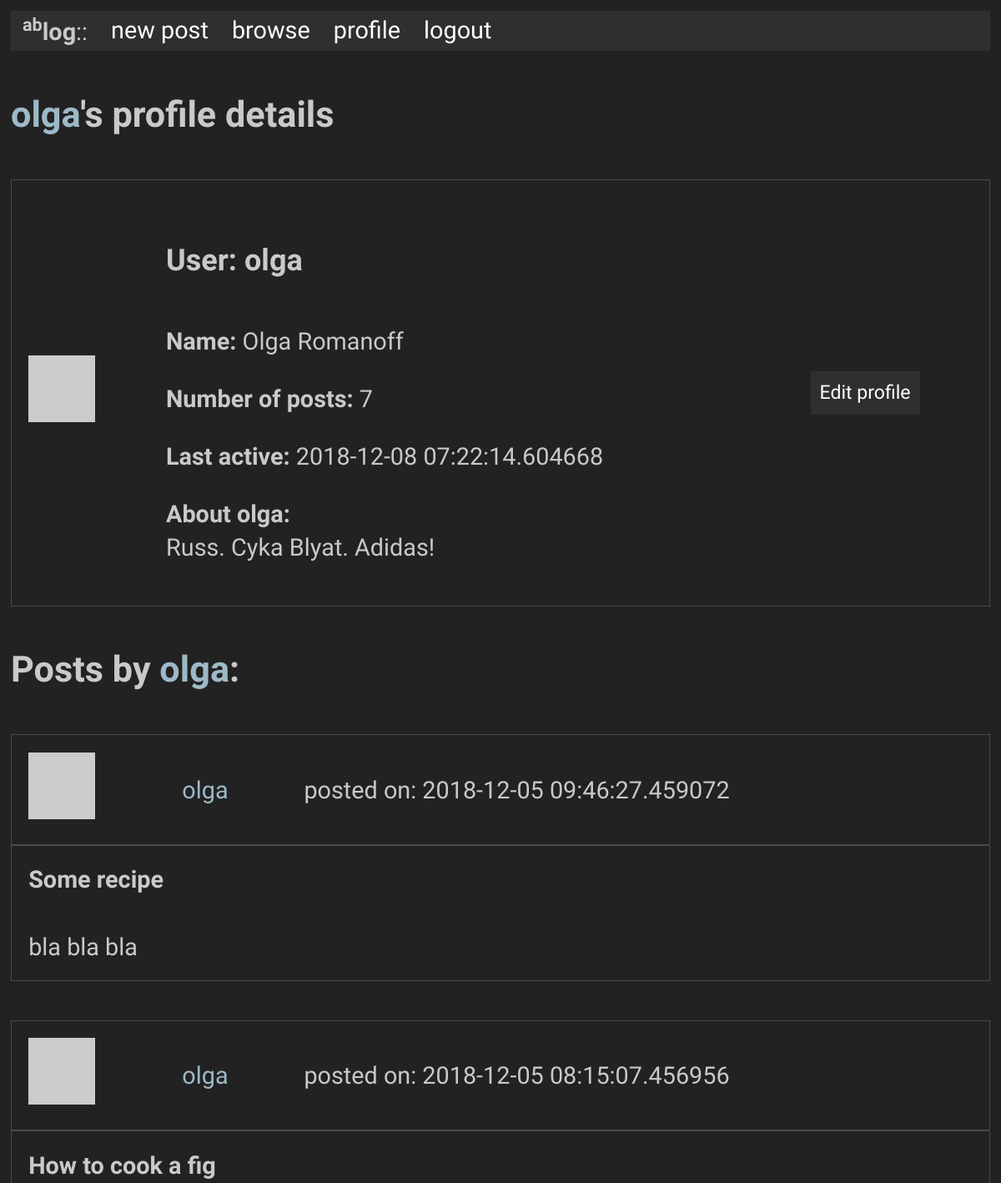
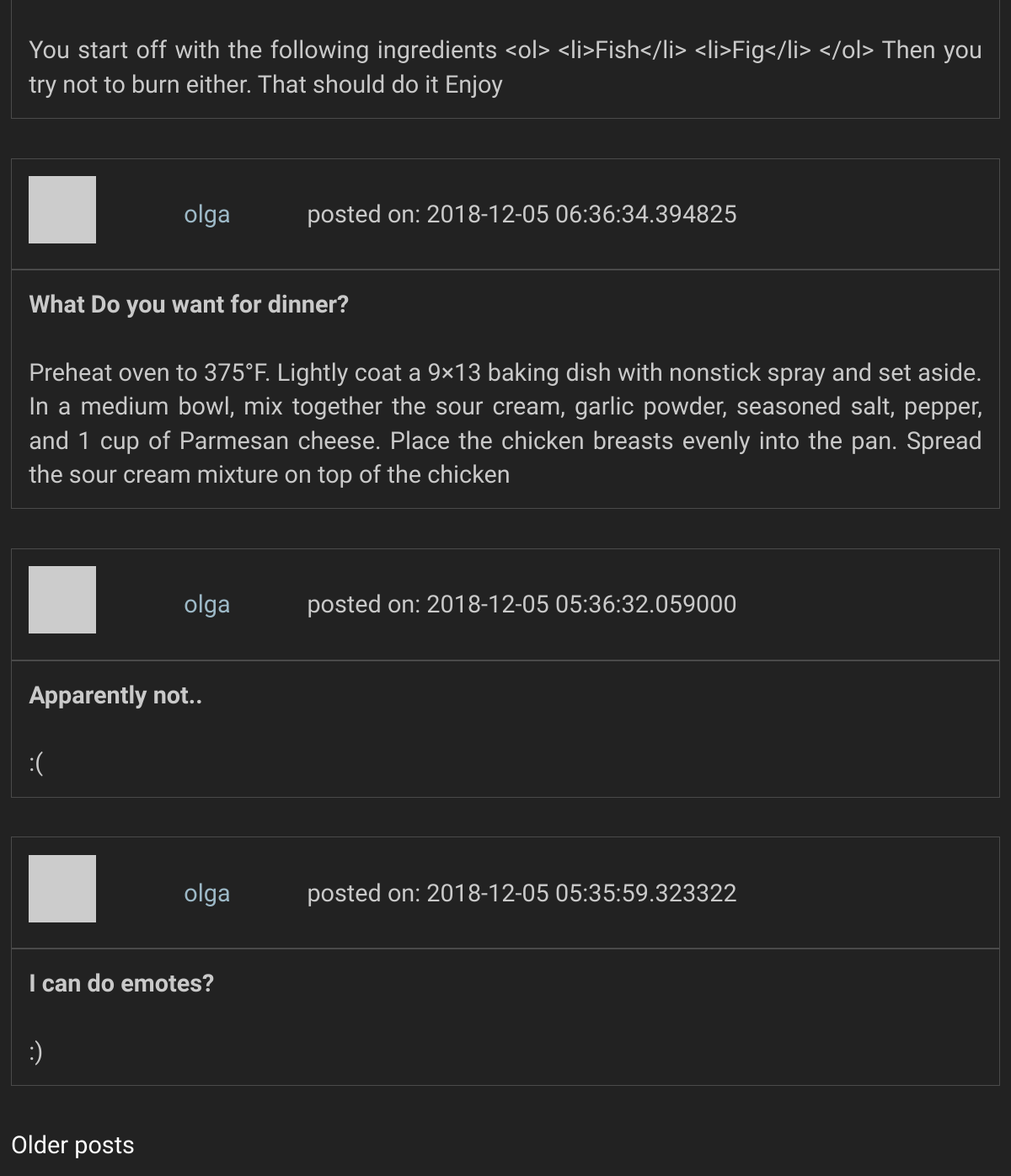
Page /user/olga (signed in) on the committed database (2 pictures, top to bottom).
### app/models.py (models this page shows, shortened)
class User(UserMixin, db.Model):
    id            = db.Column(db.Integer, primary_key = True)
    username      = db.Column(db.String(64), index = True, unique = True)
    full_name     = db.Column(db.String(80), index = True)
    email         = db.Column(db.String(128), index = True, unique = True)
    password_hash = db.Column(db.String(128))
    posts         = db.relationship('Post', backref = 'author', lazy = 'dynamic')
    about_me      = db.Column(db.String(50))
    last_seen     = db.Column(db.DateTime, default=datetime.utcnow)
    """
    Generates password hash from password string
    """
    """
    Checks if provided password matches self.password_hash
    """
    """
    Fetches generated avatar from gravatar from hash, which is generated from email
    """
    def avatar(self, size = 64):
        digest = md5(self.email.lower().encode('utf-8')).hexdigest()
        return('https://gravatar.com/avatar/{}?d=retro&s={}'.format(digest, size))

class Post(db.Model):
    id           = db.Column(db.Integer, primary_key = True)
    title        = db.Column(db.String(40))
    body         = db.Column(db.String(100))
    timestamp    = db.Column(db.DateTime, index = True, default = datetime.utcnow)
    user_id      = db.Column(db.Integer, db.ForeignKey('user.id'))

### app/routes.py (the view)
@app.route('/user/<username>')
@login_required
def user(username):
    page        = request.args.get('page', 1, type = int)
    user        = User.query.filter_by(username = username).first_or_404()
    posts       = Post.query.filter_by(user_id = user.id).order_by(Post.timestamp.desc())
    n_posts     = posts.count()
    posts       = posts.paginate(page, app.config['POSTS_PER_PAGE'], False)
    next_url    = url_for('user', username = username, page = posts.next_num) if posts.has_next else None
    prev_url    = url_for('user', username = username, page = posts.prev_num) if posts.has_prev else None
    return(render_template('user.html', user = user, posts = posts.items, n_posts = n_posts, next_url = next_url, prev_url = prev_url))

### app/models.py (called while the page is built)
@login.user_loader
def load_user(id):
    return User.query.get(int(id))

### app/routes.py (called while the page is built)
@app.before_request
def before_request():
    if current_user.is_authenticated:
        current_user.last_seen = datetime.utcnow()
        db.session.commit()

### app/templates/user.html (shortened to what this page needs)
{% extends "base.html" %}
{% from "_post.html" import render_post %}
{% block content %}
<h4><a id='inline-hyper' href="{{ url_for('user', username=user.username) }}">{{ user.username }}</a>'s profile details</h4>
  <table>
    <tr>
      <td valign="center"><img src="{{ user.avatar(228) }}"></td>
      <td>
        <h5>User: {{ user.username }}</h5>
        {% if user.full_name %}<p><b>Name:</b> {{ user.full_name }}</p>{% endif %}
        <p><b>Number of posts:</b> {{ n_posts }}</p>
        {% if user.last_seen %}<p><b>Last active:</b> {{ user.last_seen }}</p>{% endif %}
        {% if user.about_me %}<p><b>About {{ user.username }}:</b> <br>{{ user.about_me }}</p>{% endif %}
      </td>
      <td>
        {% if user == current_user %}
        <div class="button"><a href="{{ url_for('edit_profile') }}">Edit profile</a></div>
        {% endif %}
      </td>
    </tr>
  </table>
  <h4> Posts by <a id='inline-hyper' href="{{ url_for('user', username=user.username) }}">{{ user.username }}</a>:</h4>
  {% for post in posts %}
      {{ render_post(post) }}
  {% endfor %}
  {% if next_url %}
  <a href="{{ next_url }}">Older posts</a>
  {% endif %}
{% endblock %}

### app/templates/base.html (shortened to what this page needs)
<!doctype html>
<link rel="stylesheet" href="{{ url_for('static', filename='style.css') }}">
<html>
    <head>
    </head>
    <body>
      <ul>
        <li><b><sup>ab</sup>log</b>::</li>
        {% if current_user.is_anonymous %}
            <li><a href="{{ url_for('index') }}">home</a></li>
            <li><a href="{{ url_for('login') }}">login</a></li>
        {% else %}
          <li><a href="{{ url_for('index') }}">new post</a></li>
          <li><a href="{{ url_for('browse') }}">browse</a></li>
          <li><a href="{{ url_for('user', username = current_user.username) }}">profile</a></li>
          <li><a href="{{ url_for('logout') }}">logout</a></li>
          {% endif %}
      </ul>
      {% block content %}{% endblock %}
    </body>
</html>

### app/templates/_post.html
{% macro render_post(src) %}
  <table>
    <table>
      <tr>
        <td>
          <img src="{{ src.author.avatar(48) }}"><br>
        </td>
        <td>
          <a  id="inline-hyper" href="{{ url_for('user', username=src.author.username) }}">{{ src.author.username }}</a>
        </td>
        <td>
          posted on: {{ src.timestamp }}
        </td>
      </tr>
    </table>
    <table>
      <tr>
          <td><b>{{ src.title }}<b></td>
      </tr>
      <tr>
          <td>{{ src.body }}</td>
      </tr>
    </table>
  <table>
  <br>
{% endmacro %}

### app/static/style.css (style rules this page uses)
body { font-size: 1.8rem; line-height: 1.618; max-width: 52em; margin: auto; font-family: 'Quattrocento Sans', sans-serif; color: #c9c9c9; background-color: #222222; padding: 13px; }
h1, h2, h3, h4, h5, h6 { font-family: 'Quattrocento Sans', sans-serif; font-weight: 700; overflow-wrap: break-word; word-wrap: break-word; -ms-word-break: break-all; word-break: break-word; -ms-hyphens: auto; -moz-hyphens: auto; -webkit-hyphens: auto; hyphens: auto; }
h4 { line-height: 0.9; font-size: 1.5em; }
h5 { line-height: 0.9; font-size: 1.25em; }
small, sub, sup { font-size: 75%; }
a { text-decoration: none; color: #ffffff; }
#inline-hyper { color: #9db9c7; }
ul { list-style-type: none; margin: 0; padding: 0; overflow: hidden; background-color: #2f2f2f; }
li { float: left; padding: 0px 14px; }
li a { display: block; color: white; text-align: center; text-decoration: none; }
table { text-align: justify; width: 100%; border-collapse: collapse; border: 1px solid #4a4a4a; }
td, th { line-height: 1.4em; padding: 0.7em; }
.button, button { font-size: 0.8em; display: inline-block; padding: 5px 10px; text-align: center; text-decoration: none; white-space: nowrap; background-color: #2f2f2f; color: #222222; border-radius: 1px; border: 1px solid #2f2f2f; cursor: pointer; box-sizing: border-box; }

### rows in the picture
User: username "olga", full_name "Olga Romanoff", last_seen "2018-12-08 07:22:14.604668", about_me "Russ. Cyka Blyat. Adidas!", author.username "olga"
Post: timestamp "2018-12-05 09:46:27.459072", title "Some recipe", body "bla bla bla"
Post: timestamp "2018-12-05 08:15:07.456956", title "How to cook a fig", body "You start off with the following ingredients <ol> <li>Fish</li> <li>Fig</li> </ol> Then you try not to burn either. That should do it Enjoy"
Post: timestamp "2018-12-05 06:36:34.394825", title "What Do you want for dinner?", body "Preheat oven to 375°F. Lightly coat a 9×13 baking dish with nonstick spray and set aside. In a medium bowl, mix together the sour cream, garlic powder, seasoned salt, pepper, and 1 cup of Parmesan cheese. Place the chicken breasts evenly into the pan. Spread the sour cream mixture on top of the chicken"
Post: timestamp "2018-12-05 05:36:32.059000", title "Apparently not..", body ":("
Post: timestamp "2018-12-05 05:35:59.323322", title "I can do emotes?", body ":)"

### other values in the picture
{{ n_posts }} "7"
